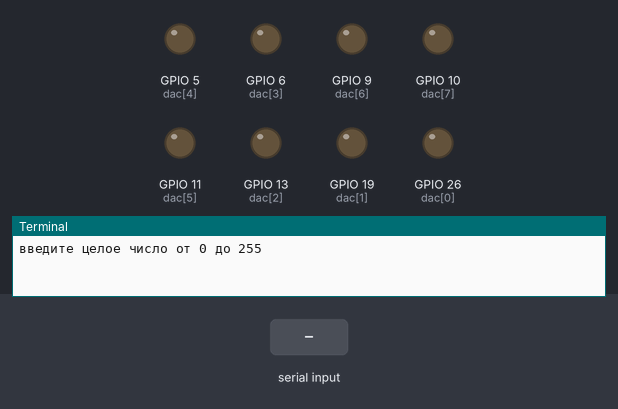
Recording of a program running on a simulated Raspberry Pi (BCM pin numbers). On the bench: output pins drawn as LEDs (lit = HIGH), the last lines printed to the terminal. Inputs (shaded band) come from the test bench.

Above: at 1.2 s.
1.3 s: "5" typed at the terminal, then Enter
At 1.8 s:
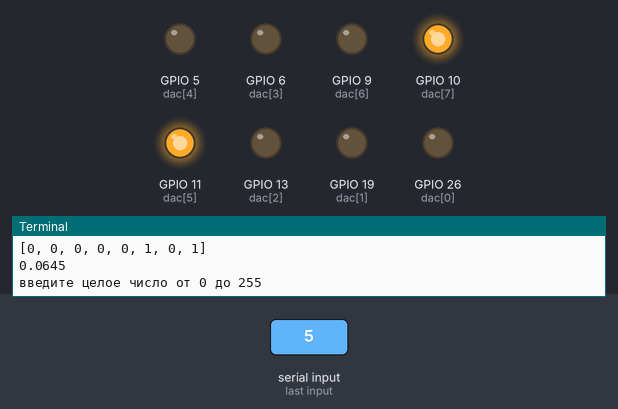
2.8 s: "90" typed at the terminal, then Enter
At 4.0 s:
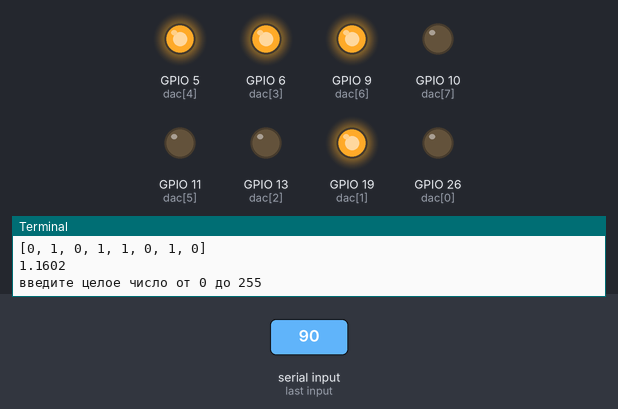
4.3 s: "200" typed at the terminal, then Enter
At 5.3 s:
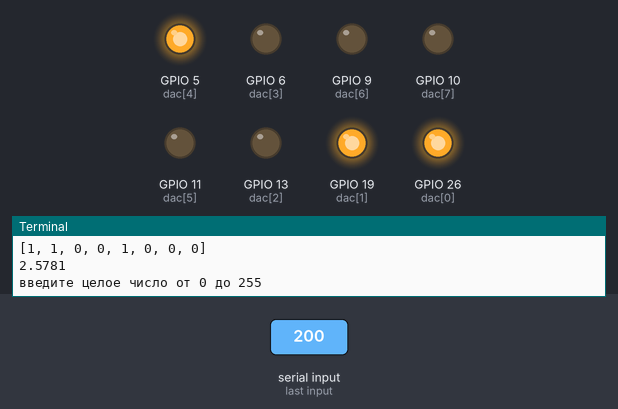
5.8 s: "1" typed at the terminal, then Enter
At 6.4 s:
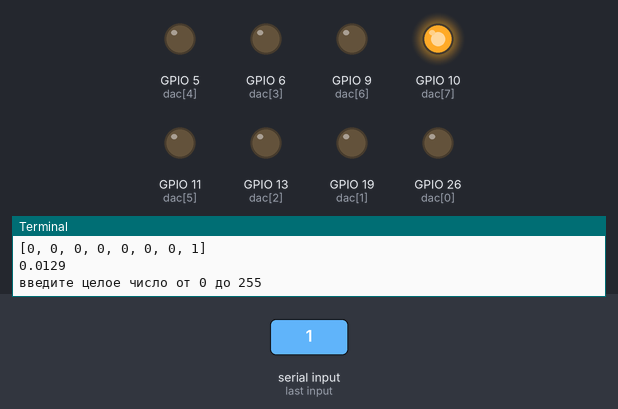
Timing chart, 0 to 8.3 s (numbered marks = the images above; inputs shaded):
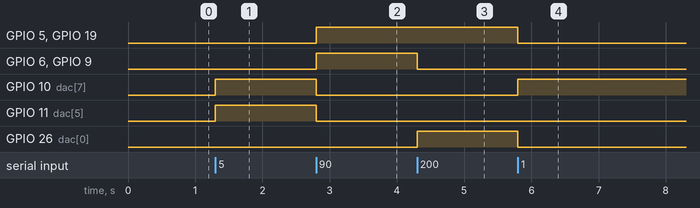

Measured:
- after the input at 1.3 s, GPIO 10 (dac[7]), GPIO 11 (dac[5]): LOW → HIGH at once
- after the input at 2.8 s, GPIO 5 (dac[4]), GPIO 6 (dac[3]), GPIO 9 (dac[6]), GPIO 19 (dac[1]): LOW → HIGH at once; GPIO 10 (dac[7]), GPIO 11 (dac[5]): HIGH → LOW at once
- after the input at 4.3 s, GPIO 6 (dac[3]), GPIO 9 (dac[6]): HIGH → LOW at once; GPIO 26 (dac[0]): LOW → HIGH at once
- after the input at 5.8 s, GPIO 5 (dac[4]), GPIO 19 (dac[1]), GPIO 26 (dac[0]): HIGH → LOW at once; GPIO 10 (dac[7]): LOW → HIGH at once

The program:

4-1.py
```python
import RPi.GPIO as GPIO


def decimal2binary(value):
    return [int(bit) for bit in bin(value)[2:].zfill(8)]

GPIO.setmode(GPIO.BCM)

dac = [26, 19, 13, 6, 5, 11, 9, 10]

GPIO.setup(dac, GPIO.OUT)

try:
    num = input("введите целое число от 0 до 255\n")
    while num != 'q':
        if not num.isdigit():
            print("не число")
        elif int(num) < 0:
            print("отрицательное число")
        elif int(num) % 1 != 0:
            print("не целое число")
        elif int(num) > 255:
            print("больше 255")
        else:
            binary = decimal2binary(int(num))
            print(binary)
            GPIO.output(dac, binary)
            print("{:.4f}".format(int(num)/256*3.3))
        num = input("введите целое число от 0 до 255\n")

except ValueError:
    print("число должно быть в диапазоне 0-255")
except KeyboardInterrupt:
    print("цикл завершен")
finally:
    GPIO.output(dac, 0)
    GPIO.cleanup() 
```
